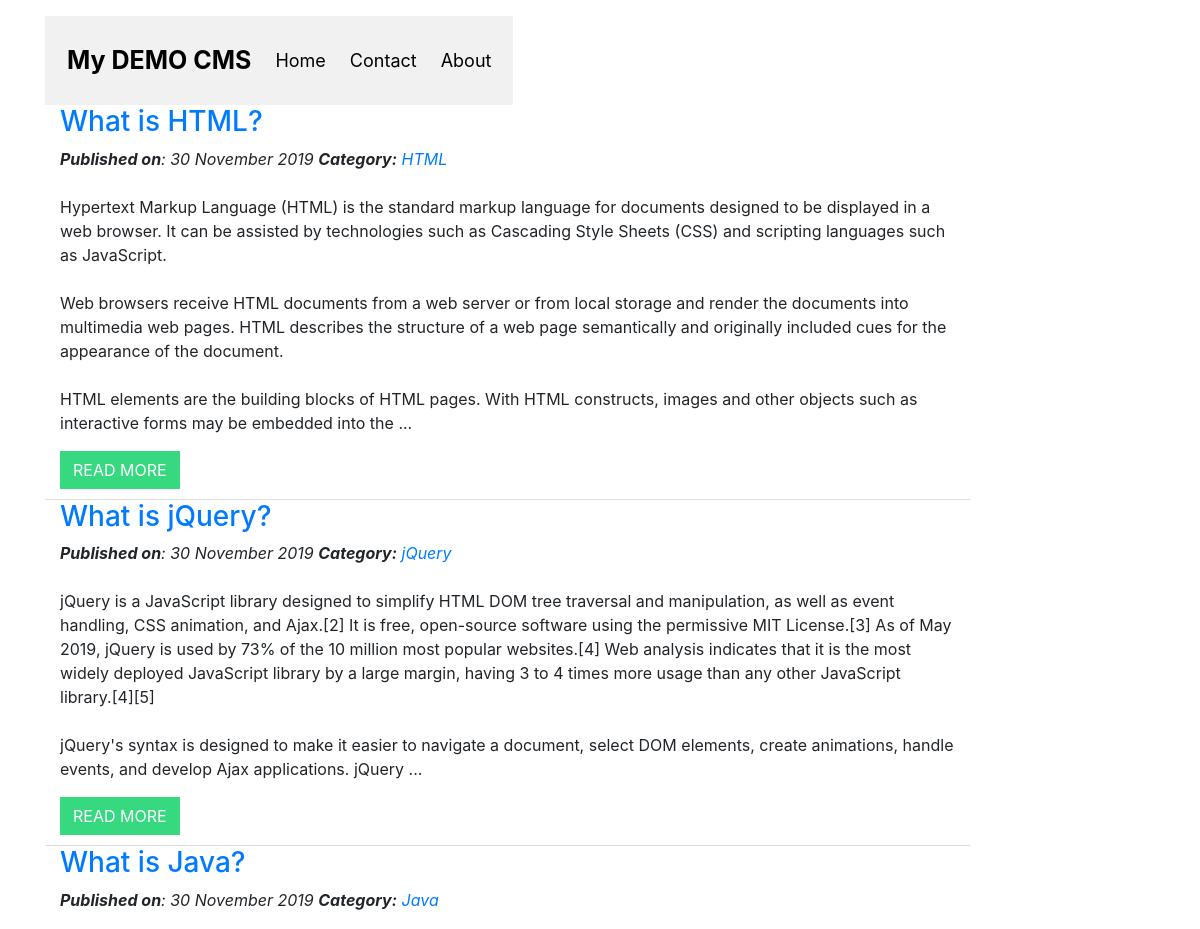
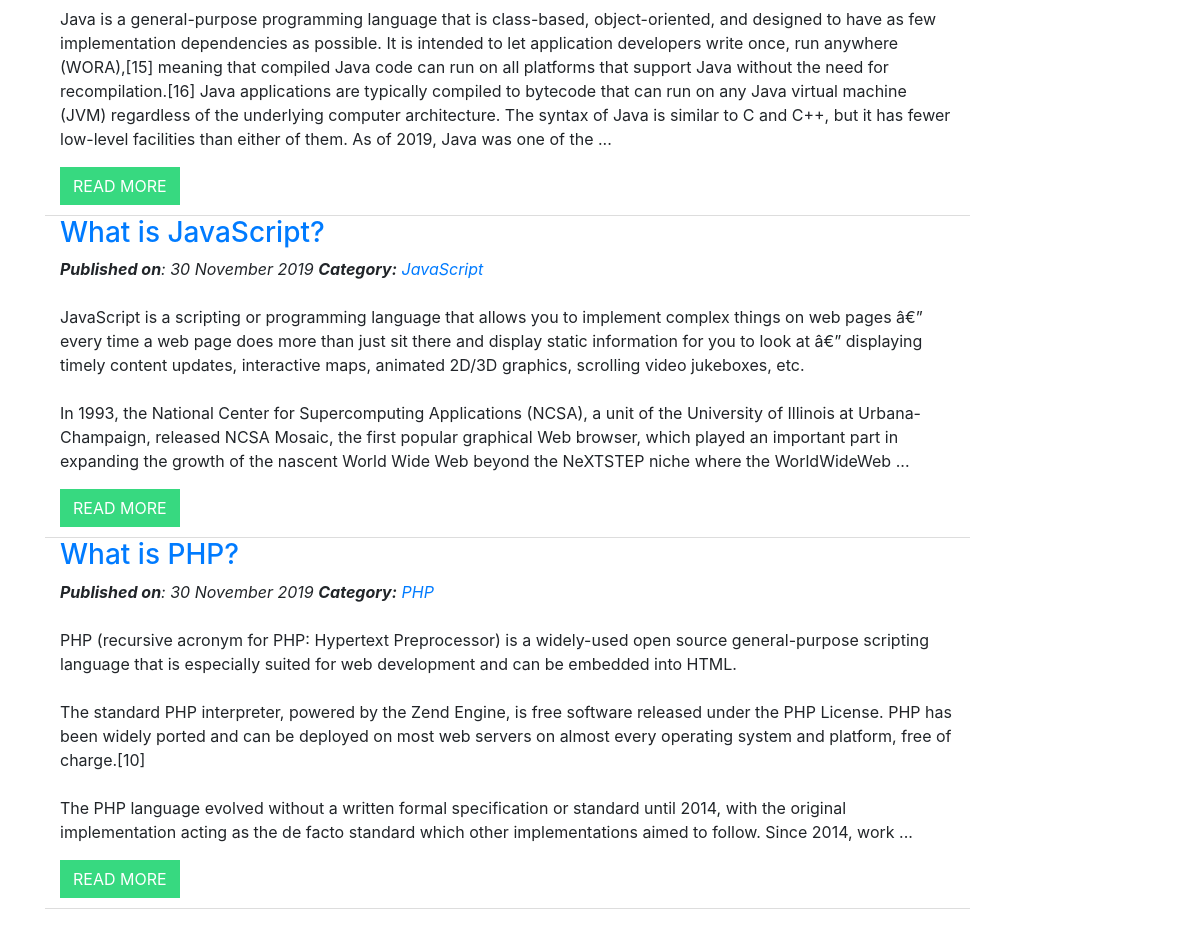
The page / on the database its author committed (2 pictures, top to bottom).
### tables this page shows
CREATE TABLE `cms_posts` (
  `id` int(11) NOT NULL,
  `title` text NOT NULL,
  `message` text NOT NULL,
  `category_id` int(11) NOT NULL,
  `userid` int(11) NOT NULL,
  `status` enum('published','draft','archived','') NOT NULL DEFAULT 'published',
  `created` datetime NOT NULL,
  `updated` datetime NOT NULL DEFAULT current_timestamp()
);

CREATE TABLE `cms_category` (
  `id` int(11) NOT NULL,
  `name` varchar(100) NOT NULL
);

### class/Articles.php (called while the page is built, shortened)
<?php
class Articles {
	private $postTable = 'cms_posts';
	private $categoryTable = 'cms_category';
	private $userTable = 'cms_user';
	private $conn;
	public function __construct($db){
        $this->conn = $db;
    }
	public function getArticles(){
		$query = '';
		$sqlQuery = "
			SELECT p.id, p.title, p.message, p.category_id, u.first_name, u.last_name, p.status, p.created, p.updated, c.name as category
			FROM ".$this->postTable." p
			LEFT JOIN ".$this->categoryTable." c ON c.id = p.category_id
			LEFT JOIN ".$this->userTable." u ON u.id = p.userid
			WHERE p.status ='published' $query ORDER BY p.id DESC";
		$stmt = $this->conn->prepare($sqlQuery);
		$stmt->execute();
		$result = $stmt->get_result();
		return $result;
	}
	function formatMessage($string, $wordsreturned) {
		$retval = $string;
		$array = explode(" ", $string);
		if (count($array)<=$wordsreturned)
		{
		$retval = $string;
		}
		else
		{
		array_splice($array, $wordsreturned);
		$retval = implode(" ", $array)." ...";
		}
		return $retval;
	}
}
?>

### index.php (the view, shortened to what this page needs)
<?php
include_once 'config/Database.php';
include_once 'class/Articles.php';
$database = new Database();
$db = $database->getConnection();
$article = new Articles($db);
$article->id = 0;
$result = $article->getArticles();
include('layout/header.php');
?>
<link href="css/style.css" rel="stylesheet" id="bootstrap-css">
<?php include('layout/container.php');?>
<div class="container">
		<div id="blog" class="row">
			<div class="header">
			<a href="#default" class="logo">My DEMO CMS</a>
			<div class="header-right">
				<a href="index.php">Home</a>
				<a href="#contact">Contact</a>
				<a href="#about">About</a>
			</div>
		</div>
		<?php
		while ($post = $result->fetch_assoc()) {
			$date = date_create($post['created']);
			$message = str_replace("\n\r", "<br><br>", $post['message']);
			$message = $article->formatMessage($message, 100);
			?>
			<div class="col-md-10 blogShort">
			<h3><a href="view.php?id=<?php echo $post['id']; ?>"><?php echo $post['title']; ?></a></h3>
			<em><strong>Published on</strong>: <?php echo date_format($date, "d F Y");	?></em>
			<em><strong>Category:</strong> <a href="#" target="_blank"><?php echo $post['category']; ?></a></em>
			<br><br>
			<article>
			<p><?php echo $message; ?> 	</p>
			</article>
			<a class="btn btn-blog pull-right" href="view.php?id=<?php echo $post['id']; ?>">READ MORE</a>
			</div>
		<?php } ?>
	</div>
</div>
<?php include('layout/footer.php');?>

### layout/header.php (shortened to what this page needs)
<!DOCTYPE html>
<html>
<head>
<link href="//maxcdn.bootstrapcdn.com/bootstrap/4.1.1/css/bootstrap.min.css" rel="stylesheet" id="bootstrap-css">

### layout/container.php (shortened to what this page needs)
</head>
<body class="">
<div role="navigation" class="navbar navbar-default navbar-static-top">
    </div>
	<div class="container" style="min-height:500px;">

### layout/footer.php (shortened to what this page needs)
</div>
</body>
</html>

### css/style.css (style rules this page uses)
.blogShort { border-bottom:1px solid #ddd; }
.btn-blog { color: #ffffff; background-color: #37d980; border-color: #37d980; border-radius:0; margin-bottom:10px }
.header { overflow: hidden; background-color: #f1f1f1; padding: 20px 10px; }
.header a { float: left; color: black; text-align: center; padding: 12px; text-decoration: none; font-size: 18px; line-height: 25px; border-radius: 4px; }
.header a.logo { font-size: 25px; font-weight: bold; }
.header-right { float: right; }

### rows shown on the page
cms_posts: title "What is HTML?", created "30 November 2019", cms_category.name "HTML", message "Hypertext Markup Language (HTML) is the standard markup language for documents designed to be displayed in a web browser. It can be assisted by technologies such as Cascading Style Sheets (CSS) and scripting languages such as JavaScript. Web browsers receive HTML documents from a web server or from local storage and render the documents into multimedia web pages. HTML describes the structure of a web page semantically and originally included cues for the appearance of the document. HTML elements are the building blocks of HTML pages. With HTML constructs, images and other objects such as interactive forms may be embedded into the ..."
cms_posts: title "What is jQuery?", created "30 November 2019", cms_category.name "jQuery", message "jQuery is a JavaScript library designed to simplify HTML DOM tree traversal and manipulation, as well as event handling, CSS animation, and Ajax.[2] It is free, open-source software using the permissive MIT License.[3] As of May 2019, jQuery is used by 73% of the 10 million most popular websites.[4] Web analysis indicates that it is the most widely deployed JavaScript library by a large margin, having 3 to 4 times more usage than any other JavaScript library.[4][5] jQuery's syntax is designed to make it easier to navigate a document, select DOM elements, create animations, handle events, and develop Ajax applications. jQuery ..."
cms_posts: title "What is Java?", created "30 November 2019", cms_category.name "Java", message "Java is a general-purpose programming language that is class-based, object-oriented, and designed to have as few implementation dependencies as possible. It is intended to let application developers write once, run anywhere (WORA),[15] meaning that compiled Java code can run on all platforms that support Java without the need for recompilation.[16] Java applications are typically compiled to bytecode that can run on any Java virtual machine (JVM) regardless of the underlying computer architecture. The syntax of Java is similar to C and C++, but it has fewer low-level facilities than either of them. As of 2019, Java was one of the ..."
cms_posts: title "What is JavaScript?", created "30 November 2019", cms_category.name "JavaScript", message "JavaScript is a scripting or programming language that allows you to implement complex things on web pages â€” every time a web page does more than just sit there and display static information for you to look at â€” displaying timely content updates, interactive maps, animated 2D/3D graphics, scrolling video jukeboxes, etc. In 1993, the National Center for Supercomputing Applications (NCSA), a unit of the University of Illinois at Urbana-Champaign, released NCSA Mosaic, the first popular graphical Web browser, which played an important part in expanding the growth of the nascent World Wide Web beyond the NeXTSTEP niche where the WorldWideWeb ..."
cms_posts: title "What is PHP?", created "30 November 2019", cms_category.name "PHP", message "PHP (recursive acronym for PHP: Hypertext Preprocessor) is a widely-used open source general-purpose scripting language that is especially suited for web development and can be embedded into HTML. The standard PHP interpreter, powered by the Zend Engine, is free software released under the PHP License. PHP has been widely ported and can be deployed on most web servers on almost every operating system and platform, free of charge.[10] The PHP language evolved without a written formal specification or standard until 2014, with the original implementation acting as the de facto standard which other implementations aimed to follow. Since 2014, work ..."
